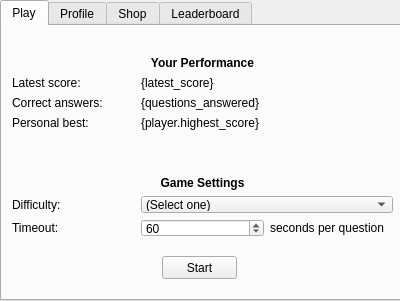
<?xml version="1.0" encoding="UTF-8"?>
<ui version="4.0">
 <class>Form</class>
 <widget class="QWidget" name="Form">
  <property name="geometry">
   <rect>
    <x>0</x>
    <y>0</y>
    <width>400</width>
    <height>301</height>
   </rect>
  </property>
  <property name="windowTitle">
   <string>Form</string>
  </property>
  <widget class="QTabWidget" name="tabpane_menu_window">
   <property name="geometry">
    <rect>
     <x>0</x>
     <y>0</y>
     <width>401</width>
     <height>301</height>
    </rect>
   </property>
   <property name="currentIndex">
    <number>0</number>
   </property>
   <widget class="QWidget" name="tab_play">
    <attribute name="title">
     <string>Play</string>
    </attribute>
    <widget class="QPushButton" name="play_button_start">
     <property name="geometry">
      <rect>
       <x>160</x>
       <y>230</y>
       <width>75</width>
       <height>23</height>
      </rect>
     </property>
     <property name="text">
      <string>Start</string>
     </property>
    </widget>
    <widget class="QWidget" name="gridLayoutWidget">
     <property name="geometry">
      <rect>
       <x>10</x>
       <y>30</y>
       <width>381</width>
       <height>181</height>
      </rect>
     </property>
     <layout class="QGridLayout" name="play_layout_grid">
      <item row="9" column="1" colspan="2">
       <widget class="QComboBox" name="play_dropdown_difficulty">
        <item>
         <property name="text">
          <string>(Select one)</string>
         </property>
        </item>
        <item>
         <property name="text">
          <string>Please be gentle!</string>
         </property>
        </item>
        <item>
         <property name="text">
          <string>I have a brain</string>
         </property>
        </item>
        <item>
         <property name="text">
          <string>I can count sands</string>
         </property>
        </item>
       </widget>
      </item>
      <item row="8" column="0" colspan="3">
       <widget class="QLabel" name="play_label_gamesettings">
        <property name="font">
         <font>
          <weight>75</weight>
          <bold>true</bold>
         </font>
        </property>
        <property name="text">
         <string>Game Settings</string>
        </property>
        <property name="alignment">
         <set>Qt::AlignCenter</set>
        </property>
       </widget>
      </item>
      <item row="2" column="0">
       <widget class="QLabel" name="play_label_latest_score">
        <property name="text">
         <string>Latest score:</string>
        </property>
       </widget>
      </item>
      <item row="6" column="1">
       <widget class="QLabel" name="play_spacer1">
        <property name="text">
         <string/>
        </property>
       </widget>
      </item>
      <item row="7" column="1">
       <widget class="QLabel" name="play_spacer2">
        <property name="text">
         <string/>
        </property>
       </widget>
      </item>
      <item row="10" column="0">
       <widget class="QLabel" name="play_label_timeout">
        <property name="text">
         <string>Timeout:</string>
        </property>
       </widget>
      </item>
      <item row="4" column="0">
       <widget class="QLabel" name="play_label_personal_best">
        <property name="text">
         <string>Personal best:</string>
        </property>
       </widget>
      </item>
      <item row="9" column="0">
       <widget class="QLabel" name="play_label_difficulty">
        <property name="text">
         <string>Difficulty:</string>
        </property>
       </widget>
      </item>
      <item row="1" column="0" colspan="3">
       <widget class="QLabel" name="play_label_yourperformance">
        <property name="font">
         <font>
          <weight>75</weight>
          <bold>true</bold>
         </font>
        </property>
        <property name="text">
         <string>Your Performance</string>
        </property>
        <property name="alignment">
         <set>Qt::AlignCenter</set>
        </property>
       </widget>
      </item>
      <item row="10" column="1">
       <widget class="QSpinBox" name="play_spinbox_timout">
        <property name="minimum">
         <number>1</number>
        </property>
        <property name="maximum">
         <number>300</number>
        </property>
        <property name="value">
         <number>60</number>
        </property>
       </widget>
      </item>
      <item row="10" column="2">
       <widget class="QLabel" name="play_label_duration">
        <property name="text">
         <string>seconds per question</string>
        </property>
       </widget>
      </item>
      <item row="2" column="1" colspan="2">
       <widget class="QLabel" name="play_label_latestscore">
        <property name="text">
         <string>{latest_score}</string>
        </property>
       </widget>
      </item>
      <item row="4" column="1" colspan="2">
       <widget class="QLabel" name="play_label_highestscore">
        <property name="text">
         <string>{player.highest_score}</string>
        </property>
       </widget>
      </item>
      <item row="3" column="0">
       <widget class="QLabel" name="play_label_correctanswers">
        <property name="text">
         <string>Correct answers:</string>
        </property>
       </widget>
      </item>
      <item row="3" column="1" colspan="2">
       <widget class="QLabel" name="play_label_questions_answered">
        <property name="text">
         <string>{questions_answered}</string>
        </property>
       </widget>
      </item>
     </layout>
    </widget>
   </widget>
   <widget class="QWidget" name="tab_profile">
    <attribute name="title">
     <string>Profile</string>
    </attribute>
    <widget class="QLabel" name="profile_label_profilepic">
     <property name="geometry">
      <rect>
       <x>10</x>
       <y>10</y>
       <width>64</width>
       <height>64</height>
      </rect>
     </property>
     <property name="autoFillBackground">
      <bool>false</bool>
     </property>
     <property name="frameShape">
      <enum>QFrame::Box</enum>
     </property>
     <property name="text">
      <string>{player.active_profile}</string>
     </property>
    </widget>
    <widget class="QLabel" name="profile_label_playername">
     <property name="geometry">
      <rect>
       <x>90</x>
       <y>10</y>
       <width>131</width>
       <height>21</height>
      </rect>
     </property>
     <property name="font">
      <font>
       <pointsize>9</pointsize>
       <weight>75</weight>
       <bold>true</bold>
      </font>
     </property>
     <property name="text">
      <string>{player.name}</string>
     </property>
    </widget>
    <widget class="QPushButton" name="profile_button_changepic">
     <property name="geometry">
      <rect>
       <x>10</x>
       <y>80</y>
       <width>64</width>
       <height>21</height>
      </rect>
     </property>
     <property name="text">
      <string>Change</string>
     </property>
    </widget>
    <widget class="QPushButton" name="profile_button_logout">
     <property name="geometry">
      <rect>
       <x>320</x>
       <y>10</y>
       <width>64</width>
       <height>21</height>
      </rect>
     </property>
     <property name="text">
      <string>Log Out</string>
     </property>
    </widget>
    <widget class="QGroupBox" name="profile_group_recentmatches">
     <property name="geometry">
      <rect>
       <x>10</x>
       <y>110</y>
       <width>181</width>
       <height>161</height>
      </rect>
     </property>
     <property name="title">
      <string>Recent Matches</string>
     </property>
     <widget class="QScrollArea" name="profile_scrollarea_recentmatches">
      <property name="geometry">
       <rect>
        <x>0</x>
        <y>20</y>
        <width>181</width>
        <height>141</height>
       </rect>
      </property>
      <property name="widgetResizable">
       <bool>true</bool>
      </property>
      <widget class="QWidget" name="scrollAreaWidgetContents_5">
       <property name="geometry">
        <rect>
         <x>0</x>
         <y>0</y>
         <width>179</width>
         <height>139</height>
        </rect>
       </property>
      </widget>
     </widget>
    </widget>
    <widget class="QGroupBox" name="group_userstats">
     <property name="geometry">
      <rect>
       <x>200</x>
       <y>110</y>
       <width>181</width>
       <height>161</height>
      </rect>
     </property>
     <property name="title">
      <string>User Stats</string>
     </property>
     <widget class="QScrollArea" name="profile_scrollarea_userstats">
      <property name="geometry">
       <rect>
        <x>-1</x>
        <y>20</y>
        <width>181</width>
        <height>141</height>
       </rect>
      </property>
      <property name="widgetResizable">
       <bool>true</bool>
      </property>
      <widget class="QWidget" name="scrollAreaWidgetContents_4">
       <property name="geometry">
        <rect>
         <x>0</x>
         <y>0</y>
         <width>179</width>
         <height>139</height>
        </rect>
       </property>
      </widget>
     </widget>
    </widget>
   </widget>
   <widget class="QWidget" name="tab_shop">
    <attribute name="title">
     <string>Shop</string>
    </attribute>
    <widget class="QLabel" name="shop__label_greetings">
     <property name="geometry">
      <rect>
       <x>90</x>
       <y>10</y>
       <width>221</width>
       <height>16</height>
      </rect>
     </property>
     <property name="text">
      <string>Welcome to the shop, {player.name}!</string>
     </property>
    </widget>
    <widget class="QLabel" name="shop_label_points">
     <property name="geometry">
      <rect>
       <x>90</x>
       <y>30</y>
       <width>151</width>
       <height>16</height>
      </rect>
     </property>
     <property name="text">
      <string>Current points: {player.points}</string>
     </property>
    </widget>
    <widget class="QTabWidget" name="tabpane_itemshops">
     <property name="geometry">
      <rect>
       <x>-4</x>
       <y>80</y>
       <width>401</width>
       <height>201</height>
      </rect>
     </property>
     <property name="tabShape">
      <enum>QTabWidget::Rounded</enum>
     </property>
     <property name="currentIndex">
      <number>2</number>
     </property>
     <widget class="QWidget" name="tab_featured">
      <attribute name="title">
       <string>Featured</string>
      </attribute>
      <widget class="QScrollArea" name="shop_scrollarea_featured">
       <property name="geometry">
        <rect>
         <x>0</x>
         <y>0</y>
         <width>401</width>
         <height>181</height>
        </rect>
       </property>
       <property name="sizeAdjustPolicy">
        <enum>QAbstractScrollArea::AdjustIgnored</enum>
       </property>
       <property name="widgetResizable">
        <bool>true</bool>
       </property>
       <widget class="QWidget" name="scrollAreaWidgetContents_3">
        <property name="geometry">
         <rect>
          <x>0</x>
          <y>0</y>
          <width>399</width>
          <height>179</height>
         </rect>
        </property>
       </widget>
      </widget>
     </widget>
     <widget class="QWidget" name="tab_avatar">
      <attribute name="title">
       <string>Avatars</string>
      </attribute>
      <widget class="QScrollArea" name="shop_scrollarea_avatar">
       <property name="geometry">
        <rect>
         <x>0</x>
         <y>0</y>
         <width>401</width>
         <height>181</height>
        </rect>
       </property>
       <property name="sizeAdjustPolicy">
        <enum>QAbstractScrollArea::AdjustIgnored</enum>
       </property>
       <property name="widgetResizable">
        <bool>true</bool>
       </property>
       <widget class="QWidget" name="scrollAreaWidgetContents_2">
        <property name="geometry">
         <rect>
          <x>0</x>
          <y>0</y>
          <width>399</width>
          <height>179</height>
         </rect>
        </property>
       </widget>
      </widget>
     </widget>
     <widget class="QWidget" name="tab_powerups">
      <attribute name="title">
       <string>Power Ups</string>
      </attribute>
      <widget class="QScrollArea" name="shop_scrollarea_powerups">
       <property name="geometry">
        <rect>
         <x>0</x>
         <y>0</y>
         <width>401</width>
         <height>181</height>
        </rect>
       </property>
       <property name="sizeAdjustPolicy">
        <enum>QAbstractScrollArea::AdjustIgnored</enum>
       </property>
       <property name="widgetResizable">
        <bool>true</bool>
       </property>
       <widget class="QWidget" name="scrollAreaWidgetContents">
        <property name="geometry">
         <rect>
          <x>0</x>
          <y>0</y>
          <width>399</width>
          <height>179</height>
         </rect>
        </property>
       </widget>
      </widget>
     </widget>
    </widget>
    <widget class="QLabel" name="shop_label_profilepic">
     <property name="geometry">
      <rect>
       <x>10</x>
       <y>10</y>
       <width>64</width>
       <height>64</height>
      </rect>
     </property>
     <property name="autoFillBackground">
      <bool>false</bool>
     </property>
     <property name="frameShape">
      <enum>QFrame::Box</enum>
     </property>
     <property name="text">
      <string>{player.active_profile}</string>
     </property>
    </widget>
   </widget>
   <widget class="QWidget" name="tab_leaderboard">
    <attribute name="title">
     <string>Leaderboard</string>
    </attribute>
    <widget class="QTableView" name="leaderboard_table">
     <property name="geometry">
      <rect>
       <x>0</x>
       <y>40</y>
       <width>391</width>
       <height>231</height>
      </rect>
     </property>
    </widget>
    <widget class="QLabel" name="leaderboard_label_playername">
     <property name="geometry">
      <rect>
       <x>10</x>
       <y>0</y>
       <width>371</width>
       <height>16</height>
      </rect>
     </property>
     <property name="text">
      <string>Your name {player.name}</string>
     </property>
    </widget>
    <widget class="QLabel" name="leaderboard_label_highestscore">
     <property name="geometry">
      <rect>
       <x>10</x>
       <y>20</y>
       <width>371</width>
       <height>16</height>
      </rect>
     </property>
     <property name="text">
      <string>Highest Score: {player.highest_score}</string>
     </property>
    </widget>
   </widget>
  </widget>
 </widget>
 <resources/>
 <connections/>
</ui>
